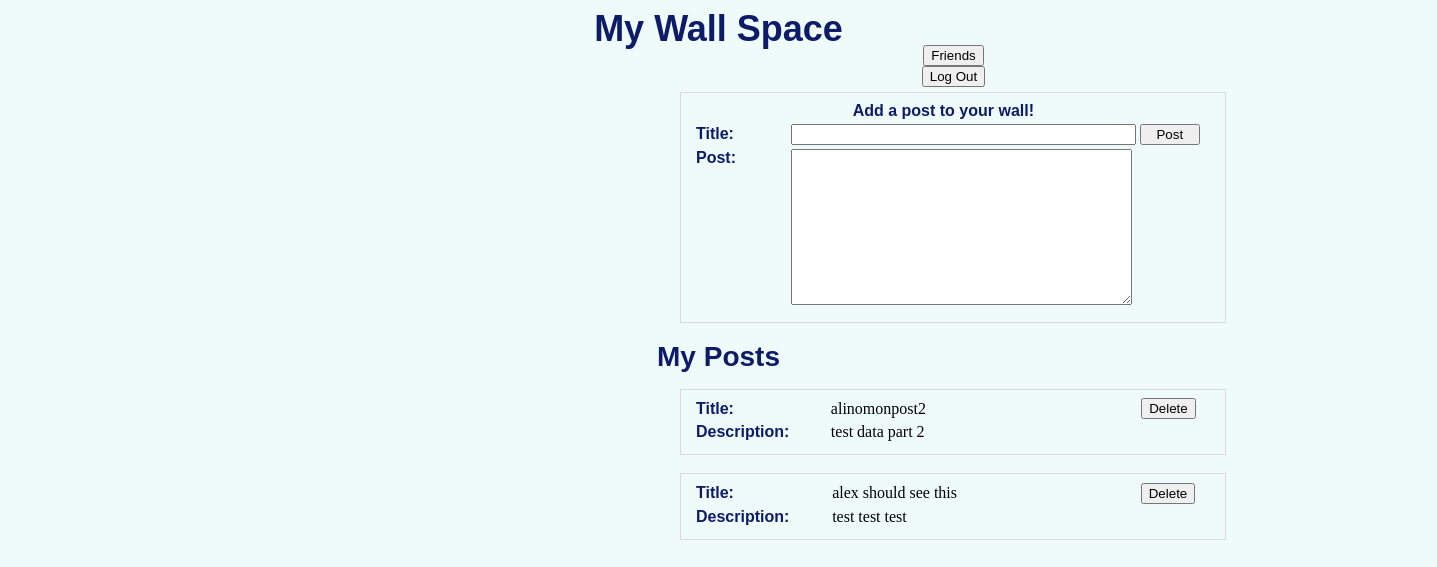
The app's page /home (signed in), older data.
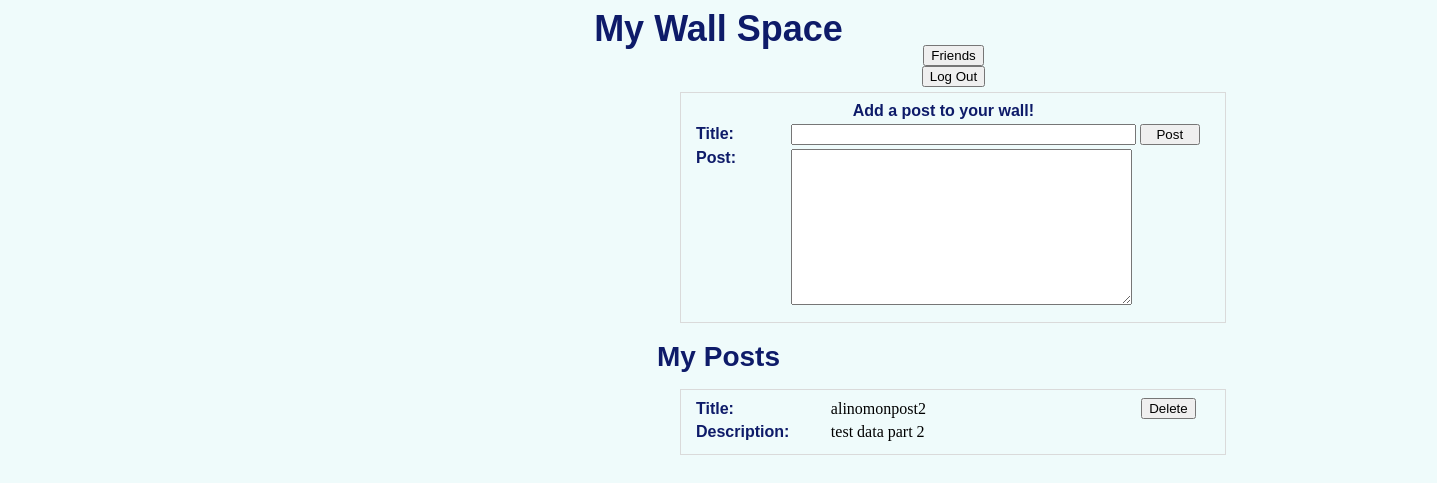
The same page, newer data.
### app/models.py (models this page shows)
class BlogPosts(db.Model):
    id = db.Column(db.Integer, primary_key=True)
    owner = db.Column(db.String(200))
    title = db.Column(db.String(100))
    blogBody = db.Column(db.String(500))
    complete = db.Column(db.Boolean)

### app/views.py (the view)
@app.route('/home', methods=['POST', 'GET'])
def Home():
    form = BlogPostForm()
    user = session['username']
    posts = UserPosts(user)
    if request.method=="POST" and form.validate_on_submit():
        blog = models.BlogPosts(owner=user, title=form.title.data, blogBody=form.blogBody.data, complete=False)
        db.session.add(blog)
        db.session.commit()
        return redirect(url_for('Home'))
    return render_template('home.html', form=form, posts=posts)

### app/forms.py
class BlogPostForm(Form):
    title = TextField('title', validators=[DataRequired()])
    blogBody = TextAreaField('blogBody', validators=[DataRequired()])

### app/views.py (called while the page is built)
def UserPosts(username):
    posts = models.BlogPosts.query.filter_by(owner = username)
    print(posts)
    return posts

### app/templates/home.html (shortened to what this page needs)
<!DOCTYPE html>
<head>
  <link rel="stylesheet" href="{{ url_for('static', filename='css/blog.css')}}">
</head>
<body class = "body">
  <div style = "text-align: center;">
    <div>
      <span class="generaltitle">My Wall Space</span>
    </div>
    <div style="position: relative; top:-5px; left: 235px;">
      <a href="{{ url_for('Friends') }}"><button type="button">Friends</button></a>
    </div>
    <div style="position: relative; top:-5px; left: 235px;">
      <a href="{{ url_for('LogIn') }}"><button type="button">Log Out</button></a>
    </div>
    <form action="/home" method="POST">
        <fieldset style="position:relative; left:670px; width: 520px; border:thin solid #DADADA;" >
          <table border="0" align="center" style="text-align:left;" class="bodyforms">
            <tr>
              <td>
              </td>
              <td style="position:relative; left:-20px; text-align: center;" width="140px">
                Add a post to your wall!
              </td>
              <td>
              </td>
            </tr>
            <tr>
              <td width="140px">
                  Title:
              </td>
              <td>
                  {{ form.title(size=40) }}
              </td>
              <td width="80px" style="text-align:left;">
                  <input style="width:60px;" type="submit" value = "Post">
              </td>
            </tr>
              <tr>
                <td valign="top">
                  Post:
                </td>
                <td colspan="2" >
                   {{ form.blogBody(rows='10', cols='40') }}
                </td>
              </tr>
          </table>
        </fieldset>
    </form>
    </div>
    <br>
    <div style = "text-align: center;">
        <span class="generalsubtitle">My Posts</span>
        <ul>
          {% for blog in posts %}
          <fieldset style="position:relative; left:630px; width: 520px; border:thin solid #DADADA;" >
            <table border="0" align="center" style="text-align:left;">
              <tr>
                <td width="140px" class="bodyforms">
                    Title:
                </td>
                <td width="340px">
                    {{ blog.title }}
                </td>
                <td width="90px" style="text-align:center;">
                   <a href="{{ url_for('deletepost', id=blog.id) }}"><button type="button">Delete</button></a>
                </td>
              </tr>
              <tr>
                <td valign="top" class="bodyforms">
                  Description:
                </td>
                <td colspan="2" >
                   {{ blog.blogBody}}
                </td>
              </tr>
            </table>
          </fieldset>
          <br>
          {% endfor %}
        </ul>
        <br>
      </div>
</body>
</html>

Row changes from the older to the newer data that the page shows:
removed BlogPosts: title "alex should see this", blogBody "test test test"
